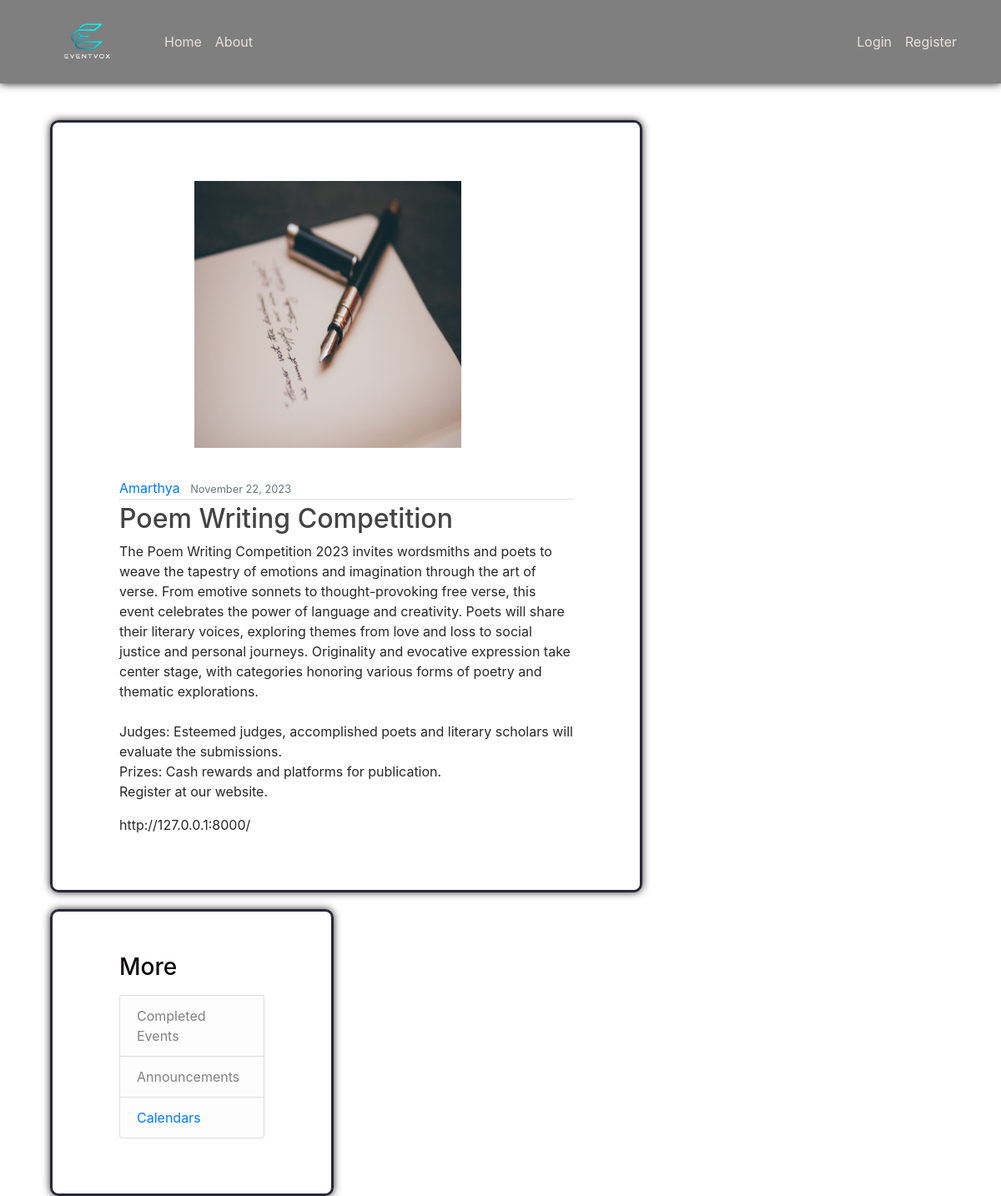
The page /event/1/ on the database its author committed.
### events/models.py (models this page shows, shortened)
class Event(models.Model):
    title = models.CharField(max_length = 100)
    content = models.TextField()
    date = models.DateField()
    link = models.URLField(max_length=200,default='http://127.0.0.1:8000/')
    organization = models.ForeignKey(User, on_delete=models.CASCADE)
    image = models.ImageField(default = 'default.jpg', upload_to = 'events_pics')

### events/views.py (the view)
# urls.py: path('event/<int:pk>/', EventDetailView.as_view() , name='event-detail'),
class EventDetailView(DetailView):
    model = Event

### events/templates/events/event_detail.html (shortened to what this page needs)
{% extends "events/base.html" %}
{% load static %}
{% block content %}
    <article class="media content-section">
        <div class="media-body">
            <img class=" account-img" src="{{ event.image.url }}">
        <div class="article-metadata">
            <a class="mr-2" href="#">{{ object.organization }}</a>
            <small class="text-muted">{{ object.date|date:"F d, Y" }}</small>
        </div>
        <h2 class="article-title">{{ object.title }}</h2>
        <p class="article-content">{{ object.content }}</p>
        <p class="article-content">{{ object.link }}</p>
        </div>
    </article>
{% endblock content %}

### events/static/events/main.css (style rules this page uses)
body { background: url(bg.jpg); background-size: cover; height: 100vh; background-position: center; color: #292828; margin-top: 9rem; }
h1, h2, h3, h4, h5, h6 { color: #080606; }
.content-section { background: rgba(255, 255, 255, 0.767); box-shadow: 0 0 10px #312a2a; padding: 50px 80px; border: 3px solid #282838; border-radius: 10px; margin-bottom: 20px; }
.article-title { color: #444444; }
.article-content { white-space: pre-line; }
.article-metadata { padding-bottom: 1px; margin-bottom: 4px; border-bottom: 1px solid #e3e3e3 }
.account-img { height: 360px; width: 360px; vertical-align: middle; margin-right: 20px; margin-bottom: 16px; padding: 20px; margin-left: 70px; }

### rows shown on the page
Event: image (picture), organization "Amarthya", date "November 22, 2023", title "Poem Writing Competition", content "The Poem Writing Competition 2023 invites wordsmiths and poets to weave the tapestry of emotions and imagination through the art of verse. From emotive sonnets to thought-provoking free verse, this event celebrates the power of language and creativity. Poets will share their literary voices, exploring themes from love and loss to social justice and personal journeys. Originality and evocative expression take center stage, with categories honoring various forms of poetry and thematic explorations. Judges: Esteemed judges, accomplished poets and literary scholars will evaluate the submissions. Prizes: Cash rewards and platforms for publication. Register at our website.", link "http://127.0.0.1:8000/"
